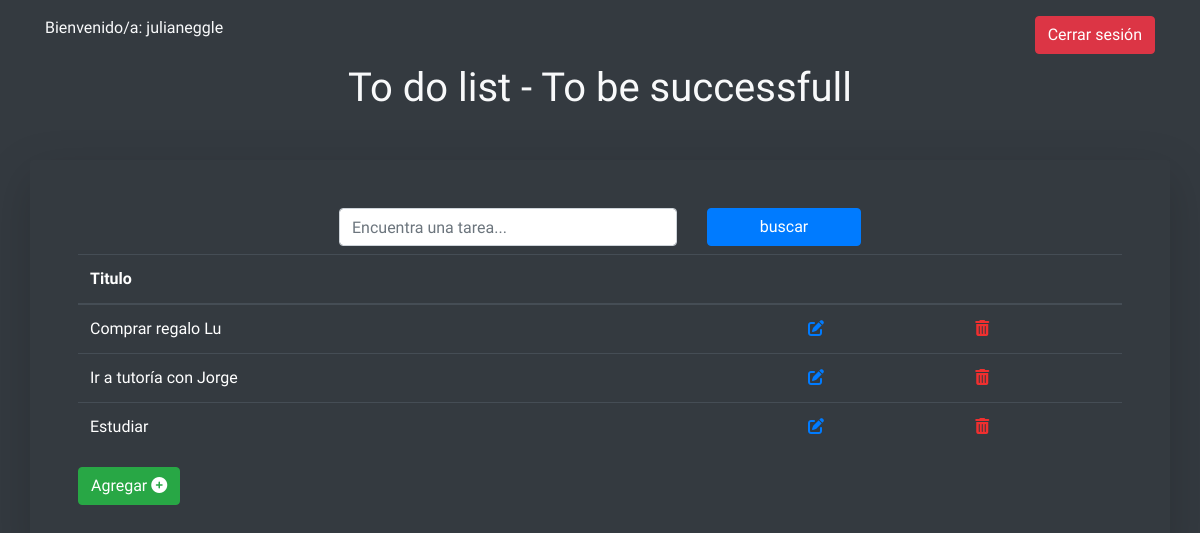
The app's page / (signed in), older data.
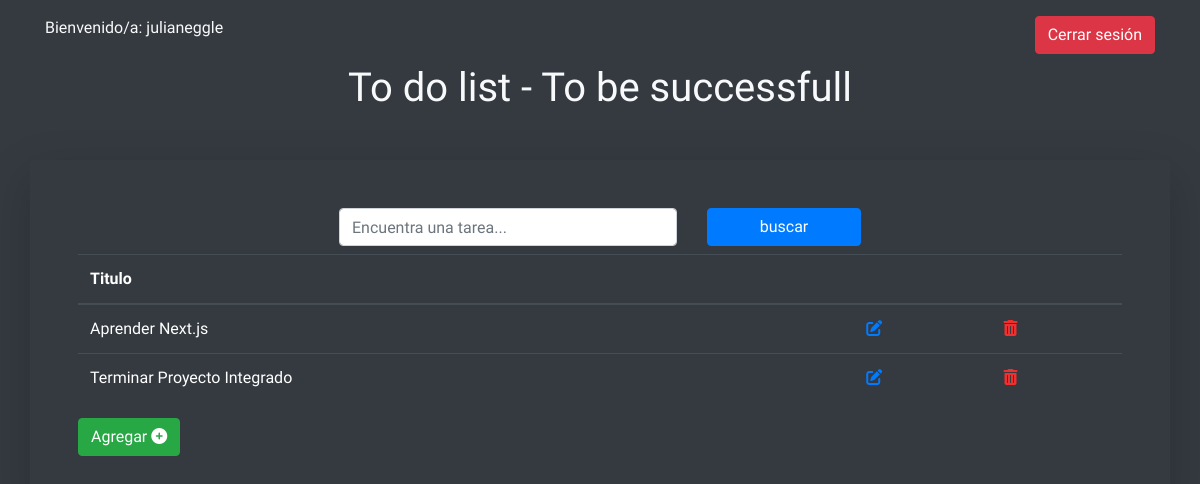
The same page, newer data.
### base/models.py (models this page shows, shortened)
class Task(models.Model):
    user = models.ForeignKey(User, on_delete=models.CASCADE, null=True, blank=True)
    title = models.CharField(max_length=200)
    description = models.TextField(null=True, blank=True)
    complete = models.BooleanField(default=False)
    created = models.DateField(auto_now_add=True)
    class Meta:
        ordering = ['complete'] #Cuando hagamos query de los items, serán ordenados por el campo 'complete'

### base/views.py (the view)
# urls.py: path('', Tasklist.as_view(), name='tasks'),
class Tasklist(LoginRequiredMixin, ListView):
    model = Task
    context_object_name = 'tasks'
    def get_context_data(self, **kwargs ):
        context = super().get_context_data(**kwargs)
        context['tasks'] = context['tasks'].filter(user=self.request.user)
        context['count'] = context['tasks'].filter(complete=False).count()
        search_input = self.request.GET.get('search-area') or ''
        if search_input:
            context['tasks'] = context['tasks'].filter(title__icontains=search_input)
        context['busqueda'] = search_input
        return context

### base/templates/base/task_list.html
{% extends 'base/main.html' %}
{% block content%}
    <div class="d-flex justify-content-between">
      {% if request.user.is_authenticated %}
      <p class="">Bienvenido/a: {{request.user}}</p>
      <a href="{% url 'logout'%}"><button type="button" class="btn btn-danger">Cerrar sesión</button></a>
      {% else %}
      <a href="{% url 'login'%}"><button type="button" class="btn btn-info">Iniciar sesión</button></a>
      {% endif %}
    </div>
  </div>
    <h1 class="text-center mt-2 mb-5 ">To do list - To be successfull</h1>
    <div class="container shadow-lg p-5 mb-5 bg-body rounded">
      <div class="div d-flex justify-content-center">
        <form action="" method="GET" class="w-50">
          <div class="row">
            <div class="col-8">
              <input type="text" class="form-control" name="search-area" placeholder="Encuentra una tarea..." value="{{busqueda}}">
            </div>
            <div class="col-4">
              <input type="submit" class="btn btn-primary mb-2 w-100" value="buscar">
            </div>
          </div>
        </form>
      </div>
        <table class="table table-dark">
            <thead>
              <tr>
                <th scope="col">Titulo</th>
                <th scope="col"></th>
                <th scope="col"></th>
              </tr>
            </thead>
            <tbody>
            {% for task in tasks %}
            <tr>
                <td>{{task.title}}</td>
                <td><a href="{% url 'task-update' task.id %}"><i class="fa-solid fa-pen-to-square"></i></a></td>
                <td><a href="{% url 'task-delete' task.id %}"><i class="fa-solid fa-trash-can red"></i></a></td>
            </tr>
            {% endfor %}
            </tbody>
          </table>
          <a href="{% url 'task-create' %}"><button type="button" class="btn btn-success">Agregar <i class="fa-solid fa-circle-plus"></i></button></a>
{% endblock content%}

### base/templates/base/main.html (shortened to what this page needs)
<!DOCTYPE html>
<html lang="en">
<head>
    <link rel="stylesheet" href="https://cdn.jsdelivr.net/npm/bootstrap@4.3.1/dist/css/bootstrap.min.css">
    <link rel="stylesheet" href="https://cdnjs.cloudflare.com/ajax/libs/font-awesome/6.1.1/css/all.min.css">
</head>
<body class="bg-dark text-light">
    <div class="container mt-3">
    {% block content%}{% endblock content%}
    </div>
</body>
</html>

### base/templates/base/main.html (style rules this page uses)
body { font-family: 'Varela', sans-serif; }
.red { color: rgb(240, 47, 47); }

Row changes from the older to the newer data that the page shows:
removed Task: title "Comprar regalo Lu"
removed Task: title "Ir a tutoría con Jorge"
removed Task: title "Estudiar"
added Task: title "Aprender Next.js"
added Task: title "Terminar Proyecto Integrado"
